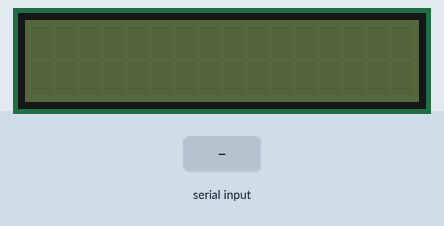
The sketch below on a simulated Arduino Uno, built with avr-gcc and run on an emulated ATmega328P. Shown: 16×2 character LCD. Inputs (shaded band) come from the test bench. What the sketch prints to the serial monitor is not drawn.

Above: at 1.2 s.
1.3 s: "showCustomSymbol" received over Serial
At 2.7 s:
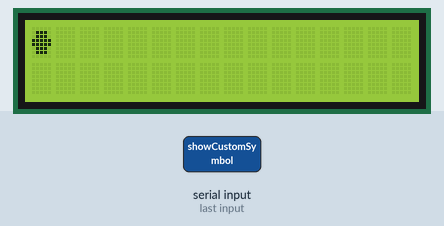
4.3 s: "potenciometr" received over Serial
Timing chart, 0 to 7.3 s (numbered marks = the images above; inputs shaded):
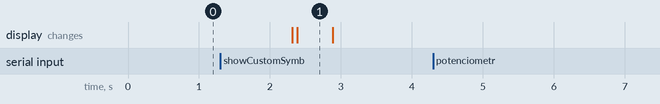

The sketch:

init.ino
```cpp
#include <LiquidCrystal.h>

void setup() {
  Serial.begin(9600);
}
void loop() {
  if(Serial.available()){
    String *data;
    String res;
    String x = Serial.readString();
    data = StringSerialToArr(x);
    res = Execute(data[0],data);
    Serial.println(res);
  }
}

String turnOnLed(int pin, int value){
   pinMode(pin, OUTPUT);
   digitalWrite(pin, value);
   return "ok";
}

String showAlphabet(int RS, int Enable, int DB4, int DB5, int DB6,int DB7){
  LiquidCrystal lcd(RS,Enable,DB4,DB5,DB6,DB7);
  lcd.clear();
  for(int startChar = 65; startChar < 91; startChar++){
      lcd.print((char)startChar);
      delay(300);
      lcd.clear();
  }
  return "ok";
}
String showCustomSymbol(int RS, int Enable, int DB4, int DB5, int DB6,int DB7){
  LiquidCrystal lcd(RS,Enable,DB4,DB5,DB6,DB7);
  lcd.begin(16,2);
  byte customChar[] = {
    B00000,
    B01110,
    B01110,
    B11111,
    B11111,
    B01110,
    B01110,
    B00000
  };
  lcd.createChar((int)0, customChar);
  lcd.home();
  lcd.write((int)0);
  delay(500);
  lcd.clear();
  return "ok";
}
String *StringSerialToArr(String data) {
  static String splittedData[20];
  String between = "";
  const char *separator = ";";
  int index=0;
  for(int b = 0; b< data.length(); b++){
    if(data[b] != *separator){
      between += data[b];
    } else {
      splittedData[index] = between;
      index++;
      between ="";
    }
    if(b+1 == data.length()){
      splittedData[index] = between;
    }
  }
  return splittedData;
}

String potenciometr(int pin){
  return String(analogRead(pin), DEC);
}

String Execute(String function, String data[]){
  //ALL FUNCTIONS WILL GO HERE
  String res;
  if(function == "turnOnLed") res = turnOnLed(data[1].toInt(), data[2].toInt());
  if(function == "showAlphabet") res = showAlphabet(data[1].toInt(), data[2].toInt(), data[3].toInt(),data[4].toInt(),data[5].toInt(), data[6].toInt());
  if(function == "showCustomSymbol") res = showCustomSymbol(data[1].toInt(), data[2].toInt(), data[3].toInt(),data[4].toInt(),data[5].toInt(), data[6].toInt());
  if(function == "potenciometr") res=potenciometr(data[1].toInt());
  return res;
}
```

Measured:
- after the input at 1.3 s, the display: first changes after 1.0 s (image 1 shows a later state)
- after the input at 4.3 s, every drawn part: stays the same
- what the display in image 1 shows lasts 0.5 s, from 2.4 s to 2.9 s
